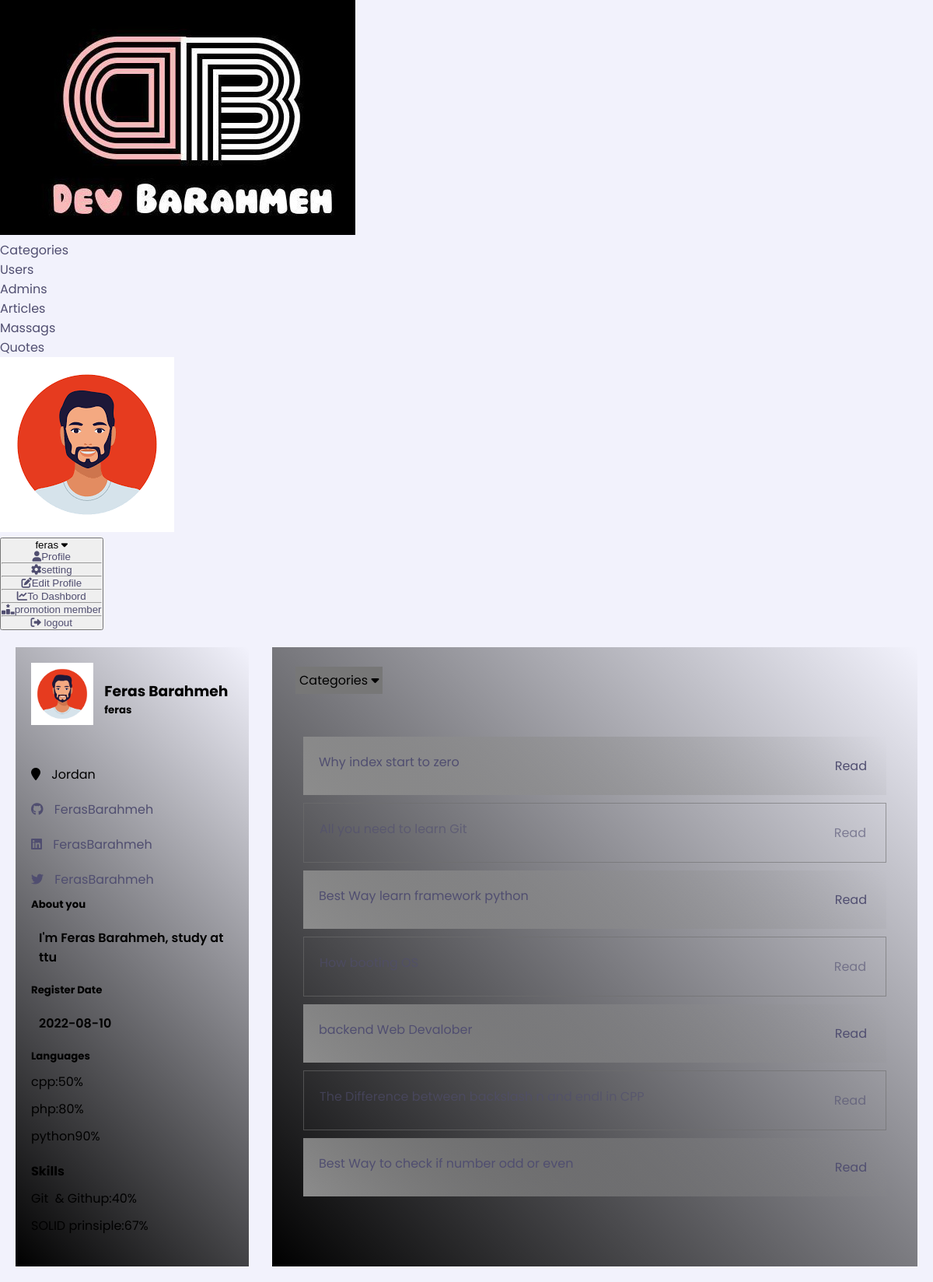
Page /admin/profile.php (signed in) on the committed database.
### tables this page shows
CREATE TABLE `users` (
  `IdUser` int(11) NOT NULL COMMENT 'Identify user number',
  `userName` char(255) NOT NULL,
  `password` varchar(255) NOT NULL,
  `email` varchar(255) NOT NULL,
  `fullName` varchar(255) NOT NULL,
  `aboutYou` varchar(255) NOT NULL,
  `langs` varchar(255) DEFAULT NULL,
  `tools` text DEFAULT NULL,
  `permission` tinyint(11) NOT NULL,
  `age` date NOT NULL,
  `githup` varchar(50) DEFAULT NULL,
  `facebook` varchar(50) DEFAULT NULL,
  `twitter` varchar(50) DEFAULT NULL,
  `linkedin` varchar(50) DEFAULT NULL,
  `website` varchar(255) DEFAULT NULL,
  `nickname` varchar(50) DEFAULT NULL,
  `gender` varchar(6) DEFAULT NULL,
  `location` varchar(60) DEFAULT NULL,
  `education` text DEFAULT NULL,
  `work` text DEFAULT NULL,
  `imageName` varchar(255) DEFAULT NULL,
  `dataRegister` date NOT NULL
);

CREATE TABLE `articles` (
  `IdArticle` int(11) NOT NULL,
  `titleArticle` varchar(255) NOT NULL,
  `content` text NOT NULL,
  `excerpt` varchar(255) NOT NULL,
  `likes` int(11) NOT NULL DEFAULT 0,
  `loves` int(11) NOT NULL DEFAULT 0,
  `dislikes` int(11) NOT NULL DEFAULT 0,
  `saveds` int(11) NOT NULL DEFAULT 0,
  `imageName` varchar(255) DEFAULT NULL,
  `IdUser` int(11) NOT NULL,
  `categoryID` int(11) DEFAULT NULL,
  `additionDate` date NOT NULL
);

### admin/init.php (called while the page is built, shortened)
<?php
    include("config.php");
    $tpl            = 'include/templates/';
    $css            = 'layout/backend.css';
    $commfilesCSS   = '../commonBetweenBackFront/css/';
    $commfilesImags =  '../commonBetweenBackFront/images/';
    $commfilesPHP   = '../commonBetweenBackFront/php/';
    include($commfilesPHP. 'functions.php');
    include($commfilesPHP. 'images.php');
    include($tpl . 'header.php');
    if (!function_exists('SetNav')) {
        function SetNav() {
            global $tpl;
            include($tpl . 'nav.php');
        }
    }

### commonBetweenBackFront/php/functions.php (called while the page is built, shortened)
        <?php
class Queries {
    public static function FromTable($filed='*', $table, $condition=NULL, $typeFetch = 'fetchAll', $ordered = null, $typeOrders = 'DESC', $limit = NULL) {
        global $db;
        if($ordered === null) {
            $stmt = $db->prepare("SELECT $filed FROM $table $condition $limit");
        } else {
            $stmt = $db->prepare("SELECT $filed FROM $table $condition ORDER BY $ordered $typeOrders $limit");
        }
        $stmt->execute();
        if ($typeFetch === 'fetchAll')
            $requerd = $stmt->fetchAll();
        elseif($typeFetch === 'fetch') {
            $requerd = $stmt->fetch();
        }
        return $requerd;
    }
}
class Sessions {
    public static function IfSetSessionDepValue($key) {
        if ( ! empty($_SESSION[$key]) && isset( $_SESSION[$key] ) ) {
            return true;
        } else {
            return 0;
        }
    }
    public static function GetValueSessionDepKey($key) {
        if (self::IfSetSessionDepValue($key)) {
            return $_SESSION[$key];
        } else {
            return false;
        }
    }
}

### admin/profile.php (the view, shortened to what this page needs)
<?php
    include ('init.php');
    SetNav();
    function PrintArticlesName() {
        $idUser = Sessions::GetValueSessionDepKey('IdUser');
        $articles = Queries::FromTable("titleArticle, categoryID" , 'articles', "WHERE IdUser = " . $idUser);
        foreach ($articles as $article) {
            ?>
                <li class="name-articel" idcat="<?php echo $article['categoryID'] ?>"><a href="showarticle.php?<?php echo $article['titleArticle'] ?>"><?php echo $article['titleArticle'] ?></a> <a href="showarticle.php?<?php echo str_replace(" ", "-", $article['titleArticle']) ?>" class="btn-read">Read</a></li>
            <?php
        }
    }
    function PrintLanguages() {
        $idUser = Sessions::GetValueSessionDepKey('IdUser');
        $langs = Queries::FromTable("langs" , 'users', "WHERE IdUser = " . $idUser, 'fetch')['langs'];
        $SplitedLangs = explode(',', $langs);
        foreach ($SplitedLangs as $lang) {
        ?>
            <div class="lang">
                <label class="name-lang"><?php echo $lang ?></label>
            </div>
        <?php }
    }
    function PrintSkilles () {
        $idUser = Sessions::GetValueSessionDepKey('IdUser');
        $skilles = Queries::FromTable("tools" , 'users', "WHERE IdUser = " . $idUser, 'fetch')['tools'];
        $SplitedSkilles = explode(',', $skilles);
        if (!empty($skilles)) {
            foreach ($SplitedSkilles as $skill) {
                ?>
                    <div class="skill">
                        <label class="name-skill"><?php echo $skill ?></label>
                    </div>
                <?php }
        } else {
            ?> <img src="../commonBetweenBackFront/images/imagesProject/null_light.png" alt="" class="null-img"> <?php
        }
    }
            ?>
            <?php
    function StructerProfiel () {
        global $commfilesuploaded;
        $queries = new Queries;
        $idUser = Sessions::GetValueSessionDepKey('IdUser');
        $imgname = $queries->FromTable("imageName", 'users', "WHERE IdUser = $idUser", 'fetch')['imageName'];
            $info = $queries->FromTable("*" , 'users', "WHERE users.IdUser = $idUser", 'fetch');
        ?>
            <div class="content-profile">
                <aside class="aside-profile">
                    <div class="header">
                        <div class="name-user">
                            <div class="img"><?php ShowImage::SetImg($commfilesuploaded . "users/", $imgname) ?></div>
                            <div class="name">
                                <h3><?php echo $info['fullName'] ?></h3>
                                <h5 class="username"><?php echo $info['userName'] ?></h5>
                            </div>
                        </div>
                        <div class="location link"><span><i class="fa-solid fa-location-pin"></i></span> Jordan</div>
                        <a href="#" class="githup link"><span><i class="fa-brands fa-github"></i></span> FerasBarahmeh</a>
                        <a href="#" class="facebook link" ><span><i class="fa-brands fa-linkedin"></i></span> FerasBarahmeh</a>
                        <a href="#" class="twetter link"><span><i class="fa-brands fa-twitter"></i></span> FerasBarahmeh</a>
                    </div>
                    <div class="bio">
                        <h5>About you</h5>
                        <p><?php echo $info['aboutYou'] ?> </p>
                    </div>
                    <div class="date-reg">
                        <h5>Register Date</h5>
                        <p><?php echo $info['dataRegister'] ?> </p>
                    </div>
                    <div class="langs">
                        <h5>Languages</h5>
                        <?php PrintLanguages() ?>
                    </div>
                    <div class="skills">
                            <h4>Skills</h4>
                            <?php PrintSkilles() ?>
                    </div>
                </aside>
                <section class="contant-section">
                    <div class="header-contaner">
                        <div class="categoreis-dropdown" onclick="openList()">
                            Categories
                            <span><i class="fa-solid fa-caret-down" aria-hidden="true"></i><i class="fa-solid fa-caret-up"></i></span>
                        </div>
                    </div>
                    <div class="articles">
                        <div class="cats">
                            <ul id="if-no-val">
                                <?php PrintArticlesName() ?>
                        </div>
                    </div>
                </section>
            </div>
        <?php
    }
    StructerProfiel();
    include ($tpl . 'footer.php');

### admin/include/templates/header.php (shortened to what this page needs)
<!DOCTYPE html>
<html lang="en">
    <head>
        <link rel="stylesheet" href="static/../layout/dashbord.css">
        <link rel="stylesheet" href="<?php echo  $commfilesCSS ?>shortcut.css">
        <link rel="stylesheet" href="static\..\<?php echo $css ?>">
        <link rel="stylesheet" href="<?php echo $commfilesCSS?>navigationBar.css">
        <link rel="stylesheet" href="<?php echo  $commfilesCSS ?>globalEdit.css">
        <link rel="stylesheet" href="<?php echo  $commfilesCSS ?>all.min.css">
    </head>
    <body>

### admin/include/templates/nav.php
<?php
    function NavStructer() {
        global $commfilesImags;
        global $commfilesuploaded;
        ?>
                <nav>
                    <div class="logo"><a href="dashbord.php"><img src="<?php echo $commfilesImags ?>logos/logo.jpg" alt="Logo"></a></div>
                    <div class="bar">
                        <ul>
                            <li><a href="categories.php">Categories</a></li>
                            <li><a href="users.php?show=users">Users</a></li>
                            <li><a href="users.php?show=admins">Admins</a></li>
                            <li><a href="articles.php">Articles</a></li>
                            <li><a href="#">Massags</a></li>
                            <li><a href="#">Quotes</a></li>
                        </ul>
                    </div>
                    <div class="options-user">
                        <?php ShowImage::SetImg($commfilesuploaded.'users/', NameImag::GetNameImgFromDB('imageName', 'users', "Where IdUser = " .  $_COOKIE["IdUser"]), 'profile-pictuer') ?>
                        <div class="label-dropdown">
                            <div class="pull-right">
                                <div class="dropdown label-dropdown">
                                    <button onclick="myFunction()" class="dropbtn name-in-nav">
                                        <?php echo $_SESSION['adminName'] ?>  <i class="fa-solid fa-caret-down" aria-hidden="true"></i>
                                    <div id="myDropdown" class="dropdown-content">
                                        <a href="profile.php?<?php echo Sessions::GetValueSessionDepKey('adminName') ?>"><i class="fa-solid fa-user icone-drobdown" aria-hidden="true" ></i>Profile</a> <hr class="separetor-links">
                                        <a href="#"><i class="fa-solid fa-gear icone-drobdown" aria-hidden="true"></i>setting</a>  <hr class="separetor-links">
                                        <a href="users.php?actionMember=edit&IdUser=<?php echo Sessions::GetValueSessionDepKey('IdUser') ?>"><i class="fa-solid fa-pen-to-square icone-drobdown" aria-hidden="true"></i>Edit Profile</a>  <hr class="separetor-links">
                                        <a href="dashbord.php"><i class="fa-solid fa-chart-line icone-drobdown" aria-hidden="true"></i>To Dashbord</a>  <hr class="separetor-links">
                                        <a href="#"><i class="fa-solid fa-ranking-star icone-drobdown" aria-hidden="true"></i>promotion member</a>  <hr class="separetor-links">
                                        <a href="logout.php"><i class="fa-solid fa-right-from-bracket icone-drobdown" aria-hidden="true"></i> logout</a>
                                    </div>
                                </div>
                            </div>
                        </div>
                    </div>
                </nav>
        <?php
    }
    NavStructer();

### commonBetweenBackFront/php/images.php (shortened to what this page needs)
<?php
    class NameImag {
        public static function GetNameImgFromDB($nameCol, $nameTable , $where ) {
            return  Queries::FromTable($nameCol, $nameTable,  $where , 'fetch')['imageName'];
        }
    }
    class ShowImage {
        public static function SetImg($path, $nameImg, $class = NULL ) {
            global $commfilesImags;
            if ( ! empty ($nameImg)) {
                ?> <img src="<?php echo $path . $nameImg ?>" alt="Image" class="<?php echo $class ?>"> <?php
            } else {
                ?>  <img src="<?php echo $commfilesImags ?>/imagesProject/defaultImg.jpg" alt="Image" class="<?php echo $class ?>"> <?php
            }
        }
    }

### admin/include/templates/footer.php (shortened to what this page needs)
</body>
</html>

### commonBetweenBackFront/css/shortcut.css (style rules this page uses)
p { font-weight: 600; padding: 10px; }

### admin/layout/backend.css (style rules this page uses)
.content-profile { display: flex; width: 100%; padding: 20px; }
.content-profile aside { background: linear-gradient(45deg, black, transparent); padding: 20px; flex-shrink: 1; width: 300px; }
.content-profile .aside-profile .header { display: flex; flex-wrap: wrap; flex-direction: column; }
.content-profile .aside-profile .header .name-user { width: 100%; margin-bottom: 15px; }
.content-profile .aside-profile .header .name-user img { width: 5rem; height: 5rem; }
.content-profile .aside-profile .header .name-user .img { display: inline-block; }
.content-profile .aside-profile .header .name-user .name { position: relative; display: inline-block; top: -15px; margin-left: 10px; }
.content-profile .aside-profile .link { display: block; margin: 20px 0 0 0; }
.content-profile .aside-profile .bio { margin: 10px 0 10px 0; }
.content-profile .aside-profile h5 { margin-bottom: 10px; }
.content-profile .aside-profile .location span { margin-right: 10px; }
.content-profile .aside-profile a span { margin-right: 10px; }
.content-profile .aside-profile .langs { margin: 10px 0 20px 0 ; }
.content-profile .aside-profile .lang { margin: 10px 0; }
.content-profile .aside-profile .skills { margin: 10px 0 20px 0 ; }
.content-profile .aside-profile .skill { margin: 10px 0; }
.contant-section { flex-grow: 3; padding: 20px; background: linear-gradient(45deg, black, transparent); margin-left: 30px; }
.contant-section .header-contaner { display: flex; margin-bottom: 20px; padding: 5px 10px; }
.contant-section .header-contaner .categoreis-dropdown { margin-right: 10px; background-color: #777; padding: 5px; position: relative; cursor: pointer; transition: .2s ease-in-out; }
.contant-section .articles { background: var(--bbackground-color); padding: 20px; }
.contant-section .articles ul li { margin: 10px 0; padding: 20px; display: flex; justify-content: space-between; }
.contant-section .articles ul li .btn-read { height: fit-content; background-color: var(--color-cards); padding: 5px; }
.contant-section .articles ul li:nth-child(odd) { background: linear-gradient(45deg, #8c8c8c, transparent); }
.contant-section .articles ul li:nth-child(even) { opacity: .6; border: 1px solid #6e6e6e; }

### commonBetweenBackFront/css/globalEdit.css (style rules this page uses)
:root { --bg-black-900: #f2f2fc; --bg-black-100: #fdf9ff; --bg-black-50: #e8dfec; --text-black-900 : #302e4d; --text-black-700 : #504e70; --danger--900: #fb6262; --skin-color: #37b182; }
* { -moz-box-sizing: border-box; -webkit-box-sizing: border-box; box-sizing: border-box; padding: 0px; margin: 0px; }
a { text-decoration: none; color: var(--text-black-700); }
ul { list-style: none; padding: 0; }
body { margin: 0; font-family: 'Poppins', sans-serif; transition: all 3s ease-in-out; background-color: var(--bg-black-900); }

### rows in the picture
users: imageName (picture), fullName "Feras Barahmeh", userName "feras", aboutYou "I'm Feras Barahmeh, study at ttu", dataRegister "2022-08-10", langs "cpp:50%", langs "php:80%", langs "python90%", tools "Git & Githup:40%", tools "SOLID prinsiple:67%"
articles: titleArticle "Why index start to zero"
articles: titleArticle "All you need to learn Git"
articles: titleArticle "Best Way learn framework python"
articles: titleArticle "How booting OS"
articles: titleArticle "backend Web Devalober"
articles: titleArticle "The Difference between backslash n and endl in CPP"
articles: titleArticle "Best Way to check if number odd or even"

### other values in the picture
$_SESSION['adminName'] "feras"
